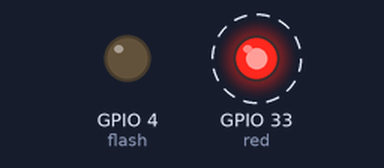
Bench run of a program on a simulated ESP32 board running MicroPython. On the bench: output pins drawn as LEDs (lit = HIGH). Dashed ring = blinking. What the program prints to the serial console is not drawn.

Above: at 0.1 s.
At 38.29 s:
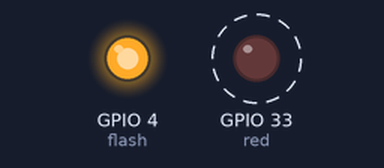
Timing chart, 0 to 40.0 s (numbered marks = the images above):
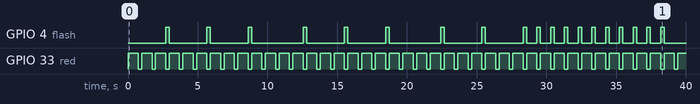

Measured:
- by itself, GPIO 4 (flash): LOW → HIGH at 2.7 s, → LOW 0.25 s later, → HIGH 2.7 s later, → LOW 0.25 s later, … (38 changes in this stretch)
- by itself, GPIO 33 (red): alternates HIGH for 0.74 s and LOW for 0.25 s

The program:

369_2.py
```python
from machine import Pin
import time

flash = Pin(4, Pin.OUT, value= 0)
red = Pin(33, Pin.OUT, value= 1)

def blink_red():
    red.value(0)

def blink_flash():
    flash.value(1)

i = 1
try:
    while True:
        time.sleep_ms(735)
        blink_red()
        print (i)
        if i < 10:
            if i % 3 == 0:
                blink_flash()
                print('짝!')
        else:
            first_num = int(i/10)
            second_num = i % 10
            if first_num % 3 == 0:
                blink_flash()
                print('짝!')
            if second_num % 3 == 0 and second_num!= 0:
                blink_flash()
                print('짝!')
        i += 1
        time.sleep_ms(250)
        red.value(1)
        flash.value(0)


finally:
    flash.value(0)
    red.value(1)

# flash red의 괴리감 해결완
```
